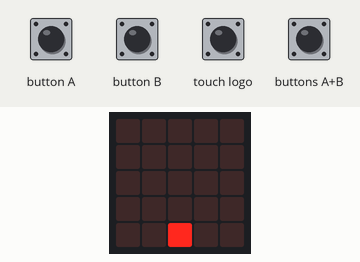
Simulated run of this program. Board: BBC micro:bit (MakeCode). Parts: the board's 5×5 LED display. Inputs (shaded band) come from the test bench.

Above: at 1.2 s.
1.3 s: button A pressed for 0.15 s
At 2.6 s:
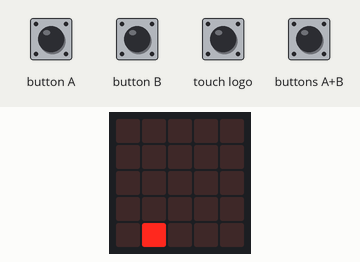
2.9 s: touch logo pressed for 0.15 s
At 4.1 s:
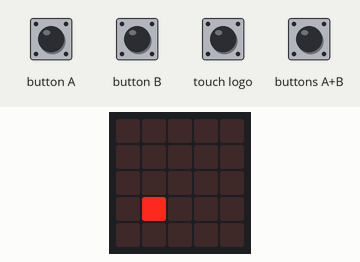
4.5 s: button B pressed for 0.15 s
At 5.3 s:
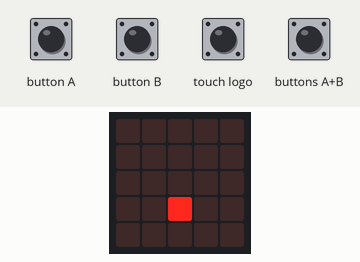
6.1 s: button B pressed for 0.15 s
At 6.5 s:
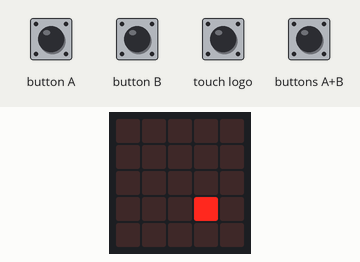
7.7 s: buttons A+B pressed for 0.15 s
At 8.9 s:
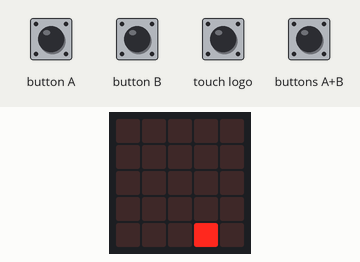
9.3 s: button B pressed for 0.15 s
At 10.1 s:
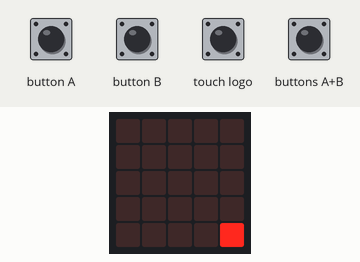
Timing chart, 0 to 11.9 s (numbered marks = the images above; inputs shaded):
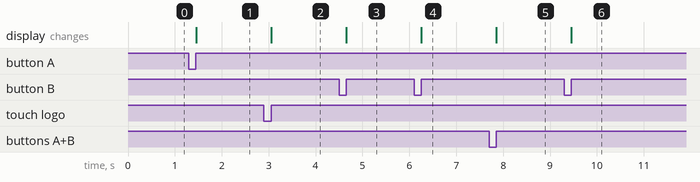

Measured:
- after the input at 1.3 s, the display: changes after 0.15 s (image 1)
- after the input at 2.9 s, the display: changes after 0.15 s (image 2)
- after the input at 4.5 s, the display: changes after 0.15 s (image 3)
- after the input at 6.1 s, the display: changes after 0.15 s (image 4)
- after the input at 7.7 s, the display: changes after 0.15 s (image 5)
- after the input at 9.3 s, the display: changes after 0.15 s (image 6)

The program:

main.ts
```typescript
input.onLogoEvent(TouchButtonEvent.Pressed, function () {
    punto.change(LedSpriteProperty.Y, -1)
})
input.onButtonPressed(Button.A, function () {
    punto.move(-1)
})
input.onButtonPressed(Button.AB, function () {
    punto.change(LedSpriteProperty.Y, 1)
})
input.onButtonPressed(Button.B, function () {
    punto.move(1)
})
let punto: game.LedSprite = null
punto = game.createSprite(2, 4)
```

test.ts
```typescript
// aquí va el archivo "tests"; esto no se compilará cuando este paquete se utilice como una extensión.
```
